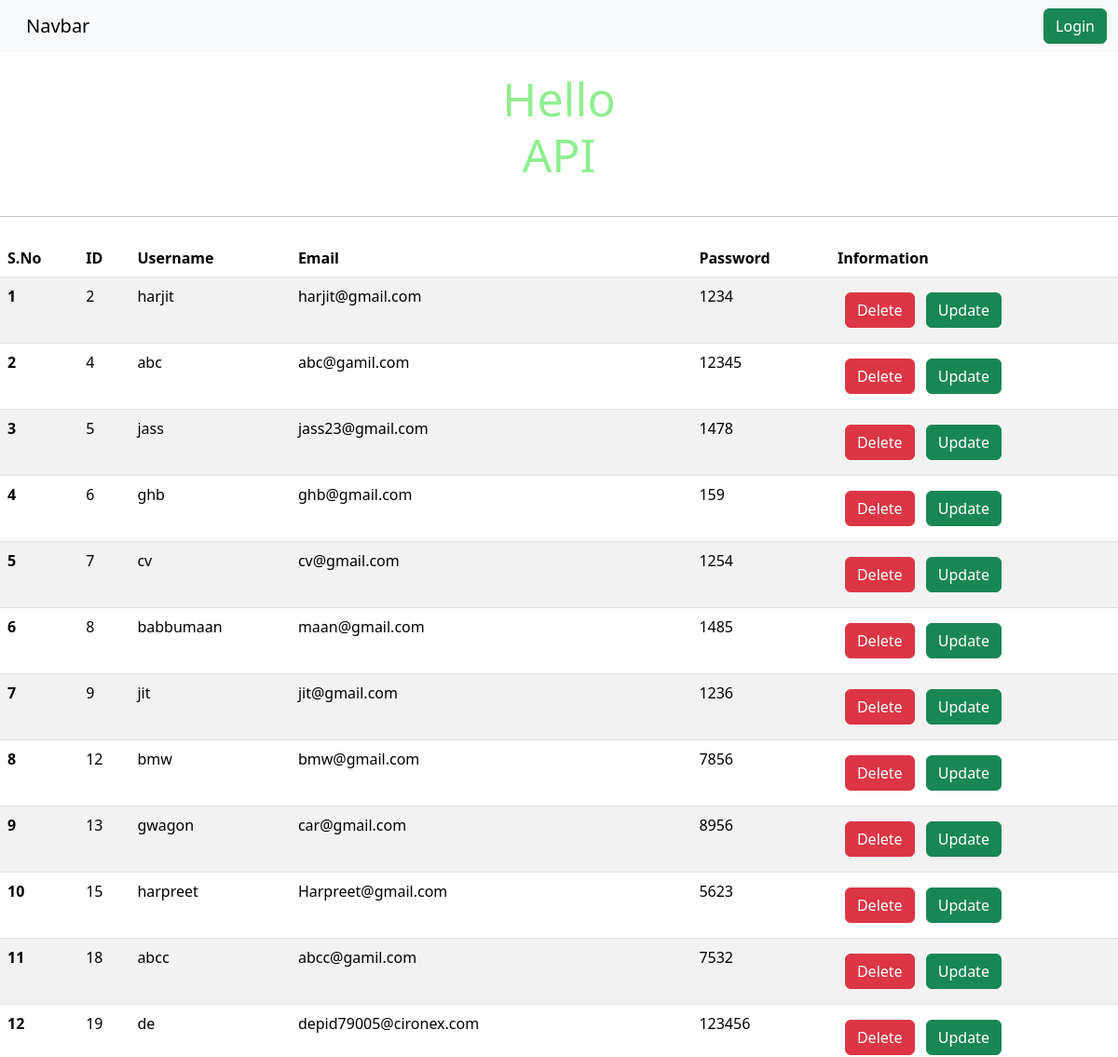
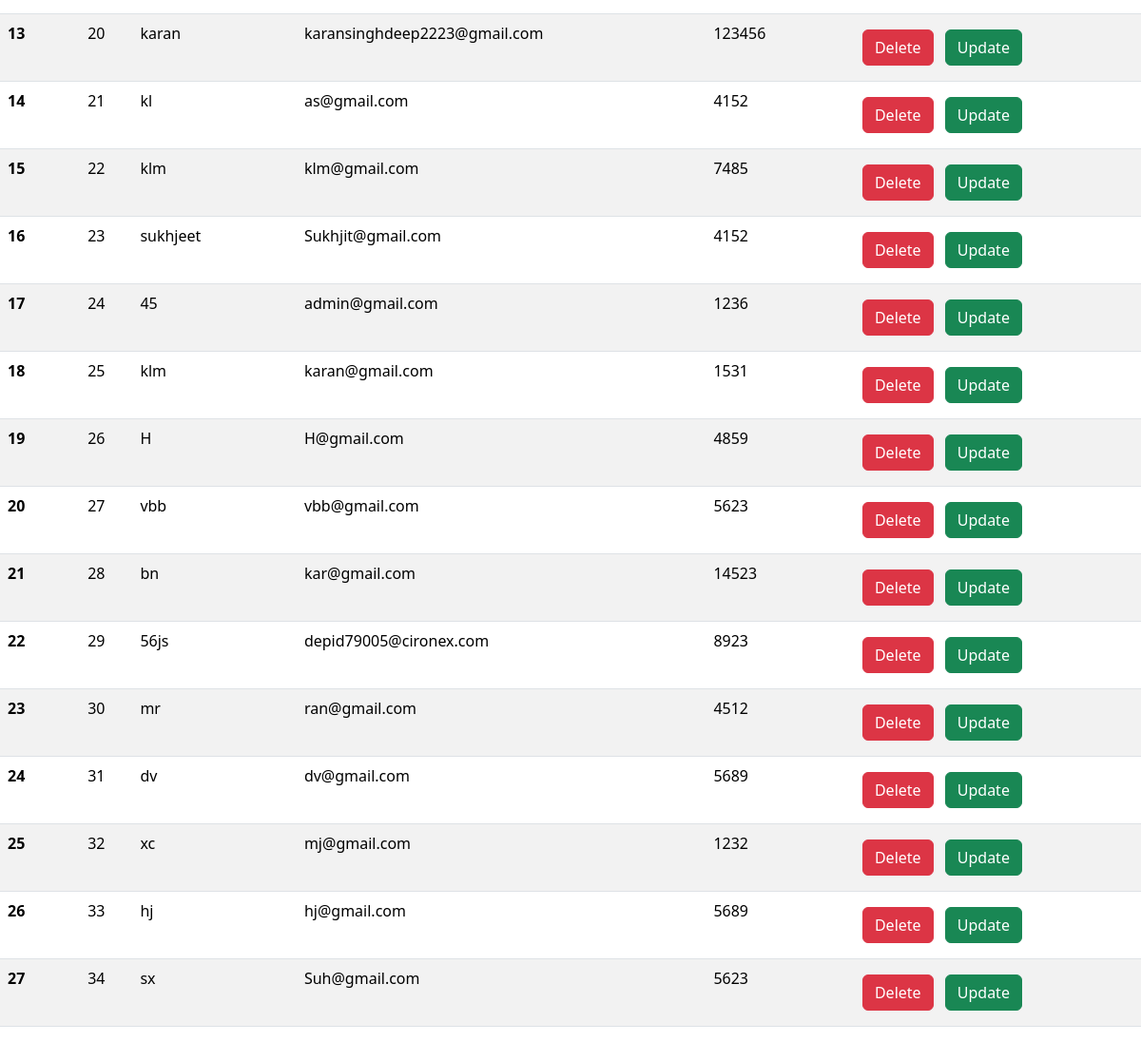
The app's page /index_two/ with its own data (2 pictures, top to bottom).
### core/models.py (models this page shows, shortened)
class Name(models.Model):
    username=models.CharField(max_length=100)
    email = models.EmailField(max_length=254)
    password = models.IntegerField()

### core/views.py (the view, shortened to what this page needs)
# urls.py: path('index_two/',index_two, name='index_two'),
def index_two(request):
    queryset = Name.objects.all()
    context = {'Names': queryset}
    return render(request, 'index1.html', context)

### core/templates/index1.html (shortened to what this page needs)
<!doctype html>
<html lang="en">
<head>
    <link rel="stylesheet" href="https://cdn.jsdelivr.net/npm/bootstrap@5.3.3/dist/css/bootstrap.rtl.min.css">
</head>
<body>
    <nav class="navbar navbar-expand-lg navbar-light bg-light">
        <div class="container-fluid">
            <a class="navbar-brand" href="#">Navbar</a>
            <div class="d-flex">
                {% if request.user.is_authenticated %}
                    <a href='/Adminlogin/' class="btn btn-success" aria-label="Logout">Logout</a>
                {% else %}
                    <a href='/Adminlogin/' class="btn btn-success" aria-label="Login">Login</a>
                {% endif %}
            </div>
        </div>
    </nav>
    <h1>Hello API</h1>
<hr>
    <table class="table table-striped mt-4">
        <thead>
            <tr>
                <th scope="col">S.No</th>
                <th scope="col">ID</th>
                <th scope="col">Username</th>
                <th scope="col">Email</th>
                <th scope="col">Password</th>
                <th scope="col">Information</th>
            </tr>
        </thead>
        <tbody>
            {% for Name in Names %}
            <tr>
                <th scope="row">{{forloop.counter}}</th>
                <td>{{Name.id}}</td>
                <td>{{Name.username}}</td>
                <td>{{Name.email}}</td>
                <td>{{Name.password}}</td>
                <td>
          <a href="/delete_user/{{Name.id}}" class = "btn btn-danger m-2">Delete</a>
          <a href="/update_user/{{Name.id}}" class = "btn btn-success">Update</a>
        </td>
            </tr>
            {% endfor %}
        </tbody>
    </table>
</body>
</html>

### core/templates/index1.html (style rules this page uses)
h1 { color:LightGreen; font-size: 50px; padding: 20px 500px; text-align: center; }

### records on screen
Name: id "2", username "harjit", email "harjit@gmail.com", password "1234"
Name: id "4", username "abc", email "abc@gamil.com", password "12345"
Name: id "5", username "jass", email "jass23@gmail.com", password "1478"
Name: id "6", username "ghb", email "ghb@gmail.com", password "159"
Name: id "7", username "cv", email "cv@gmail.com", password "1254"
Name: id "8", username "babbumaan", email "maan@gmail.com", password "1485"
Name: id "9", username "jit", email "jit@gmail.com", password "1236"
Name: id "12", username "bmw", email "bmw@gmail.com", password "7856"
Name: id "13", username "gwagon", email "car@gmail.com", password "8956"
Name: id "15", username "harpreet", email "Harpreet@gmail.com", password "5623"
Name: id "18", username "abcc", email "abcc@gamil.com", password "7532"
Name: id "19", username "de", email "depid79005@cironex.com", password "123456"
Name: id "20", username "karan", email "karansinghdeep2223@gmail.com", password "123456"
Name: id "21", username "kl", email "as@gmail.com", password "4152"
Name: id "22", username "klm", email "klm@gmail.com", password "7485"
Name: id "23", username "sukhjeet", email "Sukhjit@gmail.com", password "4152"
Name: id "24", username "45", email "admin@gmail.com", password "1236"
Name: id "25", username "klm", email "karan@gmail.com", password "1531"
Name: id "26", username "H", email "H@gmail.com", password "4859"
Name: id "27", username "vbb", email "vbb@gmail.com", password "5623"
Name: id "28", username "bn", email "kar@gmail.com", password "14523"
Name: id "29", username "56js", email "depid79005@cironex.com", password "8923"
Name: id "30", username "mr", email "ran@gmail.com", password "4512"
Name: id "31", username "dv", email "dv@gmail.com", password "5689"
Name: id "32", username "xc", email "mj@gmail.com", password "1232"
Name: id "33", username "hj", email "hj@gmail.com", password "5689"
Name: id "34", username "sx", email "Suh@gmail.com", password "5623"
